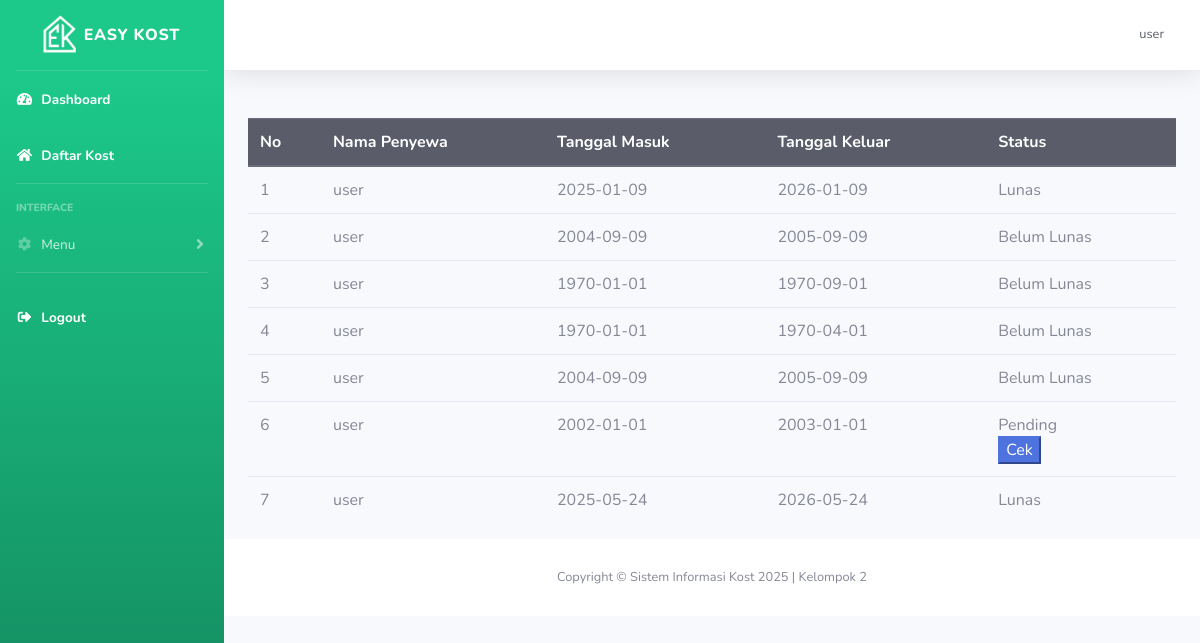
Page /kost/penyewa.php?id_kost=4 (signed in) on the committed database.
### tables this page shows
CREATE TABLE `booking` (
  `id_booking` int(11) NOT NULL,
  `id_user` int(11) NOT NULL,
  `id_kamar` int(11) NOT NULL,
  `tanggal_masuk` date NOT NULL,
  `hitungan_sewa` int(11) NOT NULL,
  `durasi_sewa` int(11) NOT NULL,
  `tanggal_keluar` date NOT NULL,
  `jumlah_kamar` int(11) NOT NULL
);

CREATE TABLE `user` (
  `id` int(11) NOT NULL,
  `nama_lengkap` varchar(255) NOT NULL,
  `email` varchar(255) NOT NULL,
  `username` varchar(255) NOT NULL,
  `password` varchar(255) NOT NULL,
  `no_hp` varchar(255) NOT NULL,
  `pekerjaan` varchar(255) NOT NULL,
  `jenis_kelamin` varchar(25) NOT NULL,
  `foto_ktp` varchar(255) NOT NULL,
  `foto_profil` text NOT NULL,
  `roles` int(11) NOT NULL,
  `id_kost_saya` int(11) NOT NULL
);

### kost/penyewa.php (the view)
<?php
include "template/header.php";
$id_kost = $_GET['id_kost'];
$query = "SELECT * FROM booking JOIN user ON user.id=booking.id_user JOIN tagihan ON booking.id_booking=tagihan.no_booking JOIN kamar on kamar.id_kamar=booking.id_kamar JOIN kost on kost.id_kost=kamar.id_kost WHERE kost.id_kost='$id_kost'";
$data = mysqli_query($koneksi, $query);
?>
<div class="container">
    <table class="table">
        <thead class="thead-dark">
            <tr>
                <th>No</th>
                <th>Nama Penyewa</th>
                <th>Tanggal Masuk</th>
                <th>Tanggal Keluar</th>
                <th>Status</th>
            </tr>
        </thead>
        <tbody>
            <?php
            $i = 0;
            while ($d = mysqli_fetch_array($data)) {
                $i++;
            ?>
                <tr>
                    <td><?php echo $i ?></td>
                    <td><?php echo $d['nama_lengkap'] ?></td>
                    <td><?php echo $d['tanggal_masuk'] ?></td>
                    <td><?php echo $d['tanggal_keluar'] ?></td>
                    <td><?php $stats = $d['stats'];
                        if ($stats == 1) {
                            echo "Lunas";
                        } else if ($stats == 2) {
                            echo "Pending<br>";
                            echo "<a href='cek-bayar.php?id_tagihan=" . $d['no_tagihan'] . "'><button class='btn-primary'>Cek</button></a>";
                        } else {
                            echo "Belum Lunas";
                        }
                        ?></td>
                </tr>
            <?php
            }
            ?>
        </tbody>
    </table>
</div>
<?php
include "template/footer.php";
?>

### rows in the picture
booking: id_user.nama_lengkap "user", tanggal_masuk "2025-01-09", tanggal_keluar "2026-01-09", shows "Lunas"
booking: id_user.nama_lengkap "user", tanggal_masuk "2004-09-09", tanggal_keluar "2005-09-09", shows "Belum Lunas"
booking: id_user.nama_lengkap "user", tanggal_masuk "1970-01-01", tanggal_keluar "1970-09-01", shows "Belum Lunas"
booking: id_user.nama_lengkap "user", tanggal_masuk "1970-01-01", tanggal_keluar "1970-04-01", shows "Belum Lunas"
booking: id_user.nama_lengkap "user", tanggal_masuk "2004-09-09", tanggal_keluar "2005-09-09", shows "Belum Lunas"
booking: id_user.nama_lengkap "user", tanggal_masuk "2002-01-01", tanggal_keluar "2003-01-01"
booking: id_user.nama_lengkap "user", tanggal_masuk "2025-05-24", tanggal_keluar "2026-05-24", shows "Lunas"

### other values in the picture
$_SESSION['username'] "user"
